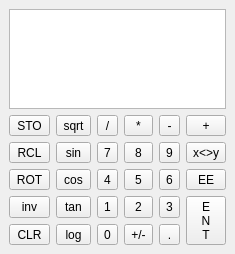
<?xml version="1.0" encoding="UTF-8"?>
<ui version="4.0">
 <class>QxrdImageCalculator</class>
 <widget class="QDockWidget" name="QxrdImageCalculator">
  <property name="geometry">
   <rect>
    <x>0</x>
    <y>0</y>
    <width>228</width>
    <height>254</height>
   </rect>
  </property>
  <property name="windowTitle">
   <string>Image Calculator</string>
  </property>
  <widget class="QWidget" name="dockWidgetContents">
   <property name="sizePolicy">
    <sizepolicy hsizetype="Preferred" vsizetype="Preferred">
     <horstretch>0</horstretch>
     <verstretch>0</verstretch>
    </sizepolicy>
   </property>
   <layout class="QGridLayout" name="gridLayout">
    <item row="0" column="0" colspan="6">
     <widget class="QListView" name="m_StackDisplay"/>
    </item>
    <item row="1" column="0">
     <widget class="QToolButton" name="toolButton_29">
      <property name="sizePolicy">
       <sizepolicy hsizetype="Preferred" vsizetype="Preferred">
        <horstretch>0</horstretch>
        <verstretch>0</verstretch>
       </sizepolicy>
      </property>
      <property name="text">
       <string>STO</string>
      </property>
     </widget>
    </item>
    <item row="1" column="1">
     <widget class="QToolButton" name="toolButton_28">
      <property name="sizePolicy">
       <sizepolicy hsizetype="Preferred" vsizetype="Preferred">
        <horstretch>0</horstretch>
        <verstretch>0</verstretch>
       </sizepolicy>
      </property>
      <property name="text">
       <string>sqrt</string>
      </property>
     </widget>
    </item>
    <item row="1" column="2">
     <widget class="QToolButton" name="toolButton_24">
      <property name="sizePolicy">
       <sizepolicy hsizetype="Preferred" vsizetype="Preferred">
        <horstretch>0</horstretch>
        <verstretch>0</verstretch>
       </sizepolicy>
      </property>
      <property name="text">
       <string>/</string>
      </property>
     </widget>
    </item>
    <item row="1" column="3">
     <widget class="QToolButton" name="toolButton_25">
      <property name="sizePolicy">
       <sizepolicy hsizetype="Preferred" vsizetype="Preferred">
        <horstretch>0</horstretch>
        <verstretch>0</verstretch>
       </sizepolicy>
      </property>
      <property name="text">
       <string>*</string>
      </property>
     </widget>
    </item>
    <item row="1" column="4">
     <widget class="QToolButton" name="toolButton_26">
      <property name="sizePolicy">
       <sizepolicy hsizetype="Preferred" vsizetype="Preferred">
        <horstretch>0</horstretch>
        <verstretch>0</verstretch>
       </sizepolicy>
      </property>
      <property name="text">
       <string>-</string>
      </property>
     </widget>
    </item>
    <item row="1" column="5">
     <widget class="QToolButton" name="toolButton_27">
      <property name="sizePolicy">
       <sizepolicy hsizetype="Preferred" vsizetype="Preferred">
        <horstretch>0</horstretch>
        <verstretch>0</verstretch>
       </sizepolicy>
      </property>
      <property name="text">
       <string>+</string>
      </property>
     </widget>
    </item>
    <item row="2" column="0">
     <widget class="QToolButton" name="toolButton_31">
      <property name="sizePolicy">
       <sizepolicy hsizetype="Preferred" vsizetype="Preferred">
        <horstretch>0</horstretch>
        <verstretch>0</verstretch>
       </sizepolicy>
      </property>
      <property name="text">
       <string>RCL</string>
      </property>
     </widget>
    </item>
    <item row="2" column="1">
     <widget class="QToolButton" name="toolButton_30">
      <property name="sizePolicy">
       <sizepolicy hsizetype="Preferred" vsizetype="Preferred">
        <horstretch>0</horstretch>
        <verstretch>0</verstretch>
       </sizepolicy>
      </property>
      <property name="text">
       <string>sin</string>
      </property>
     </widget>
    </item>
    <item row="2" column="2">
     <widget class="QToolButton" name="toolButton_9">
      <property name="sizePolicy">
       <sizepolicy hsizetype="Preferred" vsizetype="Preferred">
        <horstretch>0</horstretch>
        <verstretch>0</verstretch>
       </sizepolicy>
      </property>
      <property name="text">
       <string>7</string>
      </property>
     </widget>
    </item>
    <item row="2" column="3">
     <widget class="QToolButton" name="toolButton_10">
      <property name="sizePolicy">
       <sizepolicy hsizetype="Preferred" vsizetype="Preferred">
        <horstretch>0</horstretch>
        <verstretch>0</verstretch>
       </sizepolicy>
      </property>
      <property name="text">
       <string>8</string>
      </property>
     </widget>
    </item>
    <item row="2" column="4">
     <widget class="QToolButton" name="toolButton_11">
      <property name="sizePolicy">
       <sizepolicy hsizetype="Preferred" vsizetype="Preferred">
        <horstretch>0</horstretch>
        <verstretch>0</verstretch>
       </sizepolicy>
      </property>
      <property name="text">
       <string>9</string>
      </property>
     </widget>
    </item>
    <item row="2" column="5">
     <widget class="QToolButton" name="toolButton_23">
      <property name="sizePolicy">
       <sizepolicy hsizetype="Preferred" vsizetype="Preferred">
        <horstretch>0</horstretch>
        <verstretch>0</verstretch>
       </sizepolicy>
      </property>
      <property name="text">
       <string>x&lt;&gt;y</string>
      </property>
     </widget>
    </item>
    <item row="3" column="0">
     <widget class="QToolButton" name="toolButton_33">
      <property name="sizePolicy">
       <sizepolicy hsizetype="Preferred" vsizetype="Preferred">
        <horstretch>0</horstretch>
        <verstretch>0</verstretch>
       </sizepolicy>
      </property>
      <property name="text">
       <string>ROT</string>
      </property>
     </widget>
    </item>
    <item row="3" column="1">
     <widget class="QToolButton" name="toolButton_32">
      <property name="sizePolicy">
       <sizepolicy hsizetype="Preferred" vsizetype="Preferred">
        <horstretch>0</horstretch>
        <verstretch>0</verstretch>
       </sizepolicy>
      </property>
      <property name="text">
       <string>cos</string>
      </property>
     </widget>
    </item>
    <item row="3" column="2">
     <widget class="QToolButton" name="toolButton_12">
      <property name="sizePolicy">
       <sizepolicy hsizetype="Preferred" vsizetype="Preferred">
        <horstretch>0</horstretch>
        <verstretch>0</verstretch>
       </sizepolicy>
      </property>
      <property name="text">
       <string>4</string>
      </property>
     </widget>
    </item>
    <item row="3" column="3">
     <widget class="QToolButton" name="toolButton_13">
      <property name="sizePolicy">
       <sizepolicy hsizetype="Preferred" vsizetype="Preferred">
        <horstretch>0</horstretch>
        <verstretch>0</verstretch>
       </sizepolicy>
      </property>
      <property name="text">
       <string>5</string>
      </property>
     </widget>
    </item>
    <item row="3" column="4">
     <widget class="QToolButton" name="toolButton_14">
      <property name="sizePolicy">
       <sizepolicy hsizetype="Preferred" vsizetype="Preferred">
        <horstretch>0</horstretch>
        <verstretch>0</verstretch>
       </sizepolicy>
      </property>
      <property name="text">
       <string>6</string>
      </property>
     </widget>
    </item>
    <item row="3" column="5">
     <widget class="QToolButton" name="toolButton_22">
      <property name="sizePolicy">
       <sizepolicy hsizetype="Preferred" vsizetype="Preferred">
        <horstretch>0</horstretch>
        <verstretch>0</verstretch>
       </sizepolicy>
      </property>
      <property name="text">
       <string>EE</string>
      </property>
     </widget>
    </item>
    <item row="4" column="0">
     <widget class="QToolButton" name="toolButton_35">
      <property name="sizePolicy">
       <sizepolicy hsizetype="Preferred" vsizetype="Preferred">
        <horstretch>0</horstretch>
        <verstretch>0</verstretch>
       </sizepolicy>
      </property>
      <property name="text">
       <string>inv</string>
      </property>
     </widget>
    </item>
    <item row="4" column="1">
     <widget class="QToolButton" name="toolButton_34">
      <property name="sizePolicy">
       <sizepolicy hsizetype="Preferred" vsizetype="Preferred">
        <horstretch>0</horstretch>
        <verstretch>0</verstretch>
       </sizepolicy>
      </property>
      <property name="text">
       <string>tan</string>
      </property>
     </widget>
    </item>
    <item row="4" column="2">
     <widget class="QToolButton" name="toolButton_15">
      <property name="sizePolicy">
       <sizepolicy hsizetype="Preferred" vsizetype="Preferred">
        <horstretch>0</horstretch>
        <verstretch>0</verstretch>
       </sizepolicy>
      </property>
      <property name="text">
       <string>1</string>
      </property>
     </widget>
    </item>
    <item row="4" column="3">
     <widget class="QToolButton" name="toolButton_16">
      <property name="sizePolicy">
       <sizepolicy hsizetype="Preferred" vsizetype="Preferred">
        <horstretch>0</horstretch>
        <verstretch>0</verstretch>
       </sizepolicy>
      </property>
      <property name="text">
       <string>2</string>
      </property>
     </widget>
    </item>
    <item row="4" column="4">
     <widget class="QToolButton" name="toolButton_17">
      <property name="sizePolicy">
       <sizepolicy hsizetype="Preferred" vsizetype="Preferred">
        <horstretch>0</horstretch>
        <verstretch>0</verstretch>
       </sizepolicy>
      </property>
      <property name="text">
       <string>3</string>
      </property>
     </widget>
    </item>
    <item row="4" column="5" rowspan="2">
     <widget class="QToolButton" name="toolButton_20">
      <property name="sizePolicy">
       <sizepolicy hsizetype="Preferred" vsizetype="Preferred">
        <horstretch>0</horstretch>
        <verstretch>0</verstretch>
       </sizepolicy>
      </property>
      <property name="text">
       <string>E
N
T</string>
      </property>
     </widget>
    </item>
    <item row="5" column="0">
     <widget class="QToolButton" name="toolButton_36">
      <property name="sizePolicy">
       <sizepolicy hsizetype="Preferred" vsizetype="Preferred">
        <horstretch>0</horstretch>
        <verstretch>0</verstretch>
       </sizepolicy>
      </property>
      <property name="text">
       <string>CLR</string>
      </property>
     </widget>
    </item>
    <item row="5" column="1">
     <widget class="QToolButton" name="toolButton_37">
      <property name="sizePolicy">
       <sizepolicy hsizetype="Preferred" vsizetype="Preferred">
        <horstretch>0</horstretch>
        <verstretch>0</verstretch>
       </sizepolicy>
      </property>
      <property name="text">
       <string>log</string>
      </property>
     </widget>
    </item>
    <item row="5" column="2">
     <widget class="QToolButton" name="toolButton_19">
      <property name="sizePolicy">
       <sizepolicy hsizetype="Preferred" vsizetype="Preferred">
        <horstretch>0</horstretch>
        <verstretch>0</verstretch>
       </sizepolicy>
      </property>
      <property name="text">
       <string>0</string>
      </property>
     </widget>
    </item>
    <item row="5" column="3">
     <widget class="QToolButton" name="toolButton_21">
      <property name="sizePolicy">
       <sizepolicy hsizetype="Preferred" vsizetype="Preferred">
        <horstretch>0</horstretch>
        <verstretch>0</verstretch>
       </sizepolicy>
      </property>
      <property name="text">
       <string>+/-</string>
      </property>
     </widget>
    </item>
    <item row="5" column="4">
     <widget class="QToolButton" name="toolButton_18">
      <property name="sizePolicy">
       <sizepolicy hsizetype="Preferred" vsizetype="Preferred">
        <horstretch>0</horstretch>
        <verstretch>0</verstretch>
       </sizepolicy>
      </property>
      <property name="text">
       <string>.</string>
      </property>
     </widget>
    </item>
   </layout>
  </widget>
 </widget>
 <resources/>
 <connections/>
</ui>
